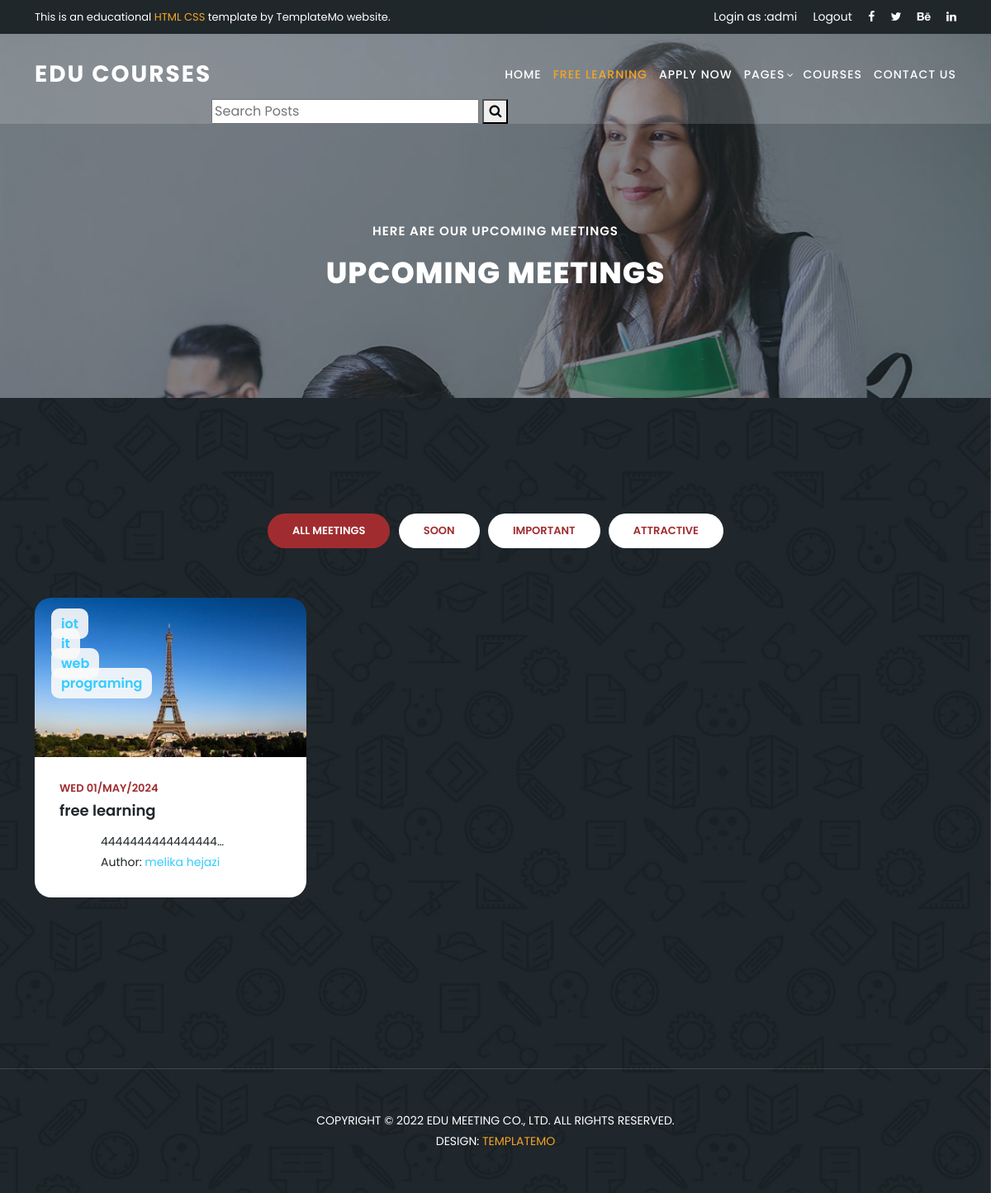
The app's page /blog/liked-courses/ (signed in), older data.
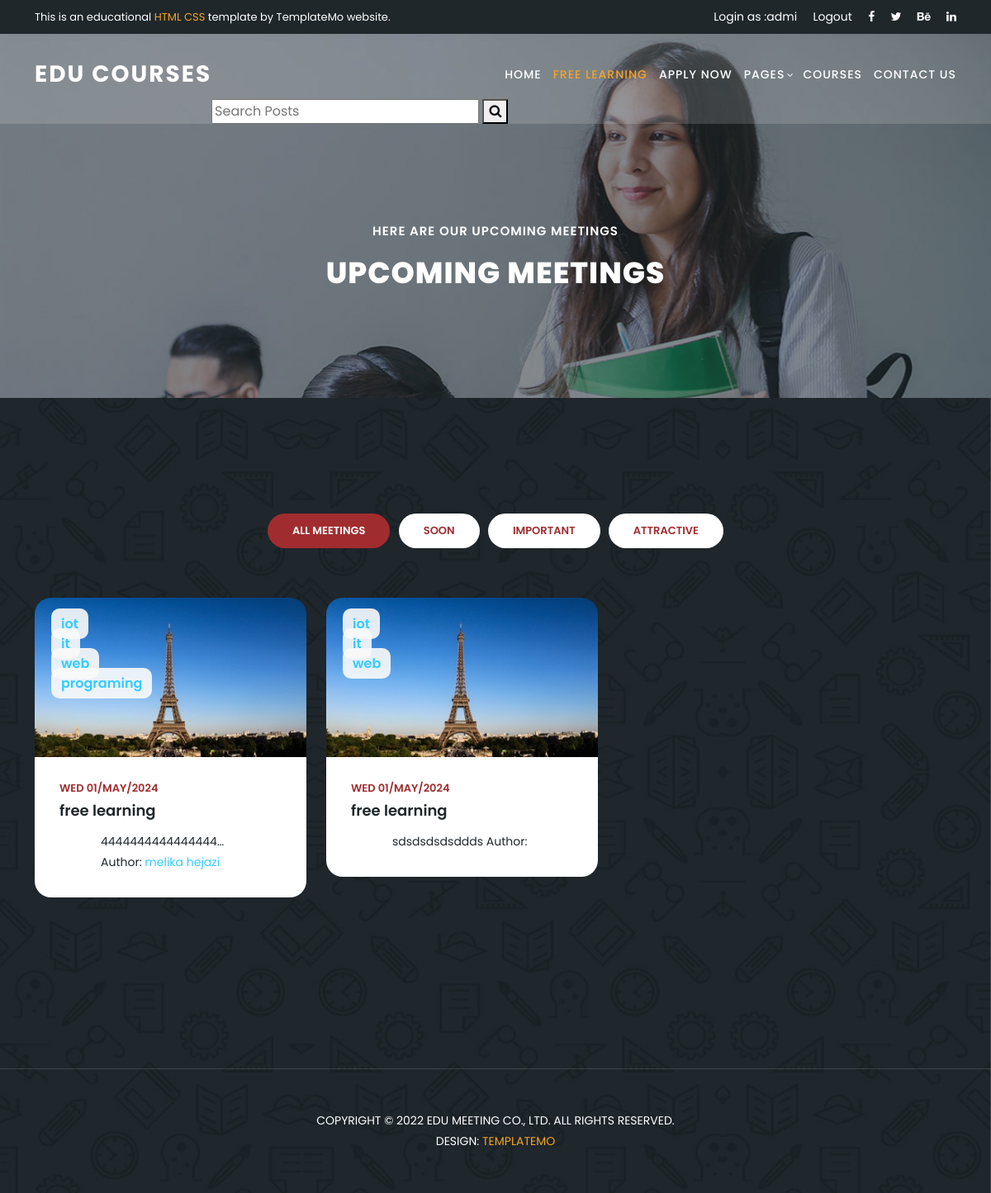
The same page, newer data.
### blog/models.py (models this page shows, shortened)
class Category(models.Model):
    name = models.CharField(max_length=255)

class Post(models.Model):
    image = models.ImageField(upload_to='blog/', default='blog/default.jpg')
    tags = TaggableManager(blank=True)
    category = models.ManyToManyField(Category)
    author = models.ForeignKey(User, on_delete=models.SET_NULL, null=True)
    title = models.CharField(max_length=255)
    content = models.TextField()
    counted_view = models.IntegerField(default=0)
    status = models.BooleanField(default=False)
    created_date = models.DateTimeField(auto_now_add=True)
    updated_date = models.DateTimeField(auto_now=True)
    published_date = models.DateTimeField(null=True)
    like = models.IntegerField(default=0)
    dislike = models.IntegerField(default=0)
    class Meta:
        ordering = ["-created_date"]

### blog/views.py (the view)
# urls.py: path("liked-courses/", liked_courses_blog, name='liked-courses'),
def liked_courses_blog(request):
    user = request.user.id
    liked_post = Likes.objects.filter(user_id=user).values('post_id')
    print(liked_post)
    all_post = []
    for post in liked_post:
        all_post += (Post.objects.filter(id=post.get('post_id')))
    context = {"posts": all_post}
    return render(request, "blog/home.html", context)

### templates/blog/home.html (shortened to what this page needs)
{% load static %}
{% load humanize %}
<!DOCTYPE html>
<html lang="en">
<head>
  <link href="{% static 'vendor/bootstrap/css/bootstrap.min.css' %}" rel="stylesheet">
  <link rel="stylesheet" href="{% static 'assets/css/fontawesome.css' %}">
  <link rel="stylesheet" href="{% static 'assets/css/templatemo-edu-meeting.css' %}">
  <link rel="stylesheet" href="{% static 'assets/css/owl.css' %}">
  <link rel="stylesheet" href="{% static 'assets/css/lightbox.css' %}">
</head>
<body>
  <div class="sub-header">
    <div class="container">
      <div class="row">
        <div class="col-lg-8 col-sm-8">
          <div class="left-content">
            <p>This is an educational <em>HTML CSS</em> template by TemplateMo website.</p>
          </div>
        </div>
        <div class="col-lg-4 col-sm-4">
          <div class="right-icons">
            <ul>
              {% if request.user.is_authenticated %}
              <li><a href="#">Login as :{{request.user.username}}</a></li>
              <li><a href="{% url 'accounts:logout' %}">Logout</a></li>
              {% else%}
              <li><a href="{% url 'accounts:login' %}">Login</a></li>
              <li><a href="{% url 'accounts:signup' %}">Sign Up</a></li>
              {% endif %}
              <li><a href="#"><i class="fa fa-facebook"></i></a></li>
              <li><a href="#"><i class="fa fa-twitter"></i></a></li>
              <li><a href="#"><i class="fa fa-behance"></i></a></li>
              <li><a href="#"><i class="fa fa-linkedin"></i></a></li>
            </ul>
          </div>
        </div>
      </div>
    </div>
  </div>
  <header class="header-area header-sticky">
    <div class="container">
      <div class="row">
        <div class="col-12">
          <nav class="main-nav">
            <a href="{% url 'mysite:index' %}" class="logo">
              Edu Courses
            </a>
            <ul class="nav">
              <li><a href="{% url 'mysite:index' %}">Home</a></li>
              <li><a href="meetings.html" class="active">Free Learning</a></li>
              <li><a href="{% url 'mysite:index' %}">Apply Now</a></li>
              {% if request.user.is_authenticated %}
              <li class="has-sub">
                <a href="javascript:void(0)">Pages</a>
              </li>
              {% endif %}
              <li><a href="{% url 'mysite:index' %}">Courses</a></li>
              <li><a href="{% url 'mysite:index' %}">Contact Us</a></li>
            </ul>
          </nav>
          {% include 'blog/blog-search.html'%}
        </div>
      </div>
    </div>
  </header>
  <section class="heading-page header-text" id="top">
    <div class="container">
      <div class="row">
        <div class="col-lg-12">
          <h6>Here are our upcoming meetings</h6>
          <h2>Upcoming Meetings</h2>
        </div>
      </div>
    </div>
  </section>
  <section class="meetings-page" id="meetings">
    <div class="container">
      <div class="row">
        <div class="col-lg-12">
          <div class="row">
            <div class="col-lg-12">
              <div class="filters">
                <ul>
                  <li data-filter="*" class="active">All Meetings</li>
                  <li data-filter=".soon">Soon</li>
                  <li data-filter=".imp">Important</li>
                  <li data-filter=".att">Attractive</li>
                </ul>
              </div>
            </div>
            <div class="col-lg-12">
              <div class="row grid">
                {% for post in posts%}
                <div class="col-lg-4 templatemo-item-col all imp">
                  <div class="meeting-item">
                    <div class="thumb">
                      <div class="price">
                        {% for cat in post.category.all %}
                        <span>
                          <a href="{% url 'blog:category' cat_name=cat.name %}">{{cat.name}}</a>
                        </span><br>
                        {% endfor %}
                      </div>
                      <a href="{% url 'blog:single' pid=post.id %}"><img src="{{post.image.url}}" alt=""></a>
                    </div>
                    <div class="down-content">
                      <div class="date">
                        <h6>{{post.published_date|date:'D d/M/Y'}}</h6>
                      </div><br>
                      <a href="{% url 'blog:single' pid=post.id %}">
                        <h4>{{post.title}}</h4>
                      </a>
                      <br>
                      {{post.content|safe|truncatechars:20}}
                      <br>
                      Author:
                      <a
                        href="{% url 'blog:author' author_username=post.author.username %}">{{post.author.get_full_name}}</a>
                      <br>
                    </div>
                  </div>
                </div>
                {% endfor %}
              </div>
            </div>
          </div>
          <div class="col-lg-12">
          </div>
        </div>
      </div>
    </div>
    <div class="footer">
      <p>Copyright © 2022 Edu Meeting Co., Ltd. All Rights Reserved.
        <br>Design: <a href="https://templatemo.com/page/1" target="_parent" title="website templates">TemplateMo</a>
      </p>
    </div>
  </section>
</body>
</body>
</html>

### templates/blog/blog-search.html
{% load static %}
<div class="single-sidebar-widget search-widget">
    <form class="search-form" action="{% url 'blog:search' %}" method="get">
        <input placeholder="Search Posts" name="s" type="text" onfocus="this.placeholder = ''"
            onblur="this.placeholder = 'Search Posts'">
        <button type="submit"><i class="fa fa-search"></i></button>
    </form>
</div>

Row changes from the older to the newer data that the page shows:
now on this page (row edited): Post: image (placeholder picture), published_date "WED 01/MAY/2024", title "free learning", content "sdsdsdsdsddds", Category (name "iot"), Category (name "it"), Category (name "web")
